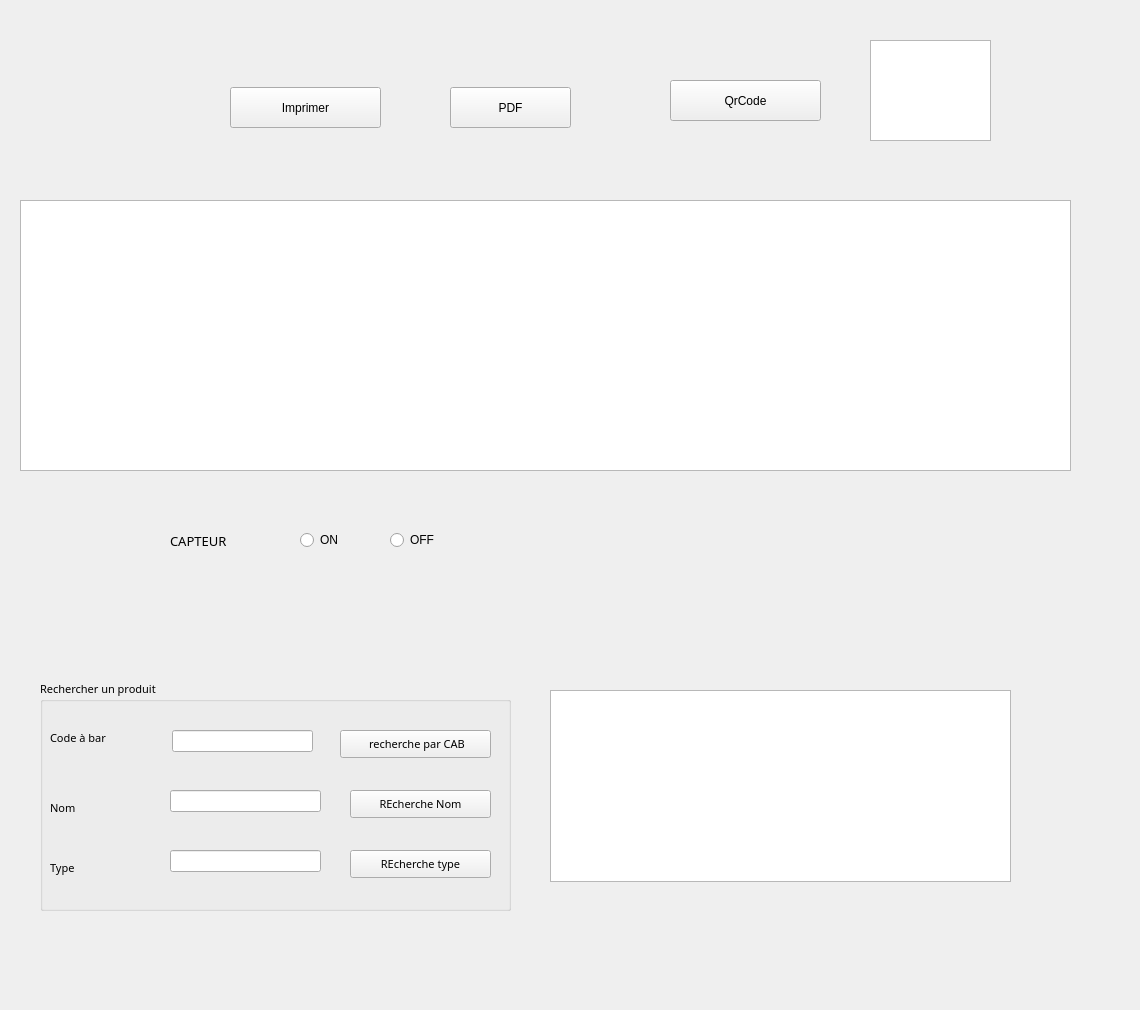
      <widget class="QWidget" name="ConsulterProduit_4">
       <attribute name="title">
        <string>Consulter Produit</string>
       </attribute>
       <widget class="QTableView" name="tab_afficherbouzid_4">
        <property name="geometry">
         <rect>
          <x>20</x>
          <y>200</y>
          <width>1051</width>
          <height>271</height>
         </rect>
        </property>
       </widget>
       <widget class="QGroupBox" name="groupBox_18">
        <property name="geometry">
         <rect>
          <x>40</x>
          <y>680</y>
          <width>471</width>
          <height>231</height>
         </rect>
        </property>
        <property name="font">
         <font>
          <family>Showcard Gothic</family>
          <pointsize>8</pointsize>
         </font>
        </property>
        <property name="title">
         <string>Rechercher un produit</string>
        </property>
        <widget class="QLabel" name="label_98">
         <property name="geometry">
          <rect>
           <x>10</x>
           <y>50</y>
           <width>91</width>
           <height>16</height>
          </rect>
         </property>
         <property name="text">
          <string>Code à bar</string>
         </property>
        </widget>
        <widget class="QLineEdit" name="le_cabrechercherbouzid_4">
         <property name="geometry">
          <rect>
           <x>132</x>
           <y>50</y>
           <width>141</width>
           <height>22</height>
          </rect>
         </property>
        </widget>
        <widget class="QPushButton" name="pb_rechercherbouzid_4">
         <property name="geometry">
          <rect>
           <x>300</x>
           <y>50</y>
           <width>151</width>
           <height>28</height>
          </rect>
         </property>
         <property name="text">
          <string> recherche par CAB</string>
         </property>
        </widget>
        <widget class="QLabel" name="label_99">
         <property name="geometry">
          <rect>
           <x>10</x>
           <y>120</y>
           <width>81</width>
           <height>16</height>
          </rect>
         </property>
         <property name="text">
          <string>Nom</string>
         </property>
        </widget>
        <widget class="QLabel" name="label_100">
         <property name="geometry">
          <rect>
           <x>10</x>
           <y>180</y>
           <width>56</width>
           <height>16</height>
          </rect>
         </property>
         <property name="text">
          <string>Type</string>
         </property>
        </widget>
        <widget class="QLineEdit" name="le_nomrechercherbouzid_4">
         <property name="geometry">
          <rect>
           <x>130</x>
           <y>110</y>
           <width>151</width>
           <height>22</height>
          </rect>
         </property>
        </widget>
        <widget class="QLineEdit" name="le_typerechercherbouzid_4">
         <property name="geometry">
          <rect>
           <x>130</x>
           <y>170</y>
           <width>151</width>
           <height>22</height>
          </rect>
         </property>
        </widget>
        <widget class="QPushButton" name="pb_recherchernombouzid_4">
         <property name="geometry">
          <rect>
           <x>310</x>
           <y>110</y>
           <width>141</width>
           <height>28</height>
          </rect>
         </property>
         <property name="text">
          <string>REcherche Nom</string>
         </property>
        </widget>
        <widget class="QPushButton" name="pb_recherchertypebouzid_4">
         <property name="geometry">
          <rect>
           <x>310</x>
           <y>170</y>
           <width>141</width>
           <height>28</height>
          </rect>
         </property>
         <property name="text">
          <string>REcherche type</string>
         </property>
        </widget>
       </widget>
       <widget class="QTableView" name="tab_rechercherbouzid_4">
        <property name="geometry">
         <rect>
          <x>550</x>
          <y>690</y>
          <width>461</width>
          <height>192</height>
         </rect>
        </property>
       </widget>
       <widget class="QLabel" name="label_101">
        <property name="geometry">
         <rect>
          <x>-25</x>
          <y>-35</y>
          <width>1131</width>
          <height>1001</height>
         </rect>
        </property>
        <property name="font">
         <font>
          <pointsize>15</pointsize>
         </font>
        </property>
        <property name="text">
         <string/>
        </property>
        <property name="pixmap">
         <pixmap>../../../6.jpg</pixmap>
        </property>
        <property name="scaledContents">
         <bool>true</bool>
        </property>
       </widget>
       <widget class="QPushButton" name="pb_imprimerbouzid_4">
        <property name="geometry">
         <rect>
          <x>230</x>
          <y>87</y>
          <width>151</width>
          <height>41</height>
         </rect>
        </property>
        <property name="text">
         <string>Imprimer</string>
        </property>
       </widget>
       <widget class="QPushButton" name="PDFbouzid_4">
        <property name="geometry">
         <rect>
          <x>450</x>
          <y>87</y>
          <width>121</width>
          <height>41</height>
         </rect>
        </property>
        <property name="text">
         <string>PDF</string>
        </property>
       </widget>
       <widget class="QPushButton" name="pb_Qrcodebouzid_4">
        <property name="geometry">
         <rect>
          <x>670</x>
          <y>80</y>
          <width>151</width>
          <height>41</height>
         </rect>
        </property>
        <property name="text">
         <string>QrCode</string>
        </property>
       </widget>
       <widget class="QLabel" name="label_code_4">
        <property name="geometry">
         <rect>
          <x>880</x>
          <y>50</y>
          <width>101</width>
          <height>81</height>
         </rect>
        </property>
        <property name="text">
         <string/>
        </property>
        <property name="scaledContents">
         <bool>true</bool>
        </property>
       </widget>
       <widget class="QTableView" name="tableView_4">
        <property name="geometry">
         <rect>
          <x>870</x>
          <y>40</y>
          <width>121</width>
          <height>101</height>
         </rect>
        </property>
       </widget>
       <widget class="QLabel" name="label_102">
        <property name="geometry">
         <rect>
          <x>170</x>
          <y>530</y>
          <width>101</width>
          <height>21</height>
         </rect>
        </property>
        <property name="font">
         <font>
          <family>Showcard Gothic</family>
          <pointsize>10</pointsize>
         </font>
        </property>
        <property name="text">
         <string>CAPTEUR</string>
        </property>
       </widget>
       <widget class="QRadioButton" name="RB_ON_4">
        <property name="geometry">
         <rect>
          <x>300</x>
          <y>530</y>
          <width>97</width>
          <height>20</height>
         </rect>
        </property>
        <property name="text">
         <string>ON</string>
        </property>
       </widget>
       <widget class="QRadioButton" name="RB_OFF_4">
        <property name="geometry">
         <rect>
          <x>390</x>
          <y>530</y>
          <width>97</width>
          <height>20</height>
         </rect>
        </property>
        <property name="text">
         <string>OFF</string>
        </property>
       </widget>
       <zorder>label_101</zorder>
       <zorder>tab_afficherbouzid_4</zorder>
       <zorder>groupBox_18</zorder>
       <zorder>tab_rechercherbouzid_4</zorder>
       <zorder>pb_imprimerbouzid_4</zorder>
       <zorder>PDFbouzid_4</zorder>
       <zorder>pb_Qrcodebouzid_4</zorder>
       <zorder>tableView_4</zorder>
       <zorder>label_102</zorder>
       <zorder>RB_ON_4</zorder>
       <zorder>RB_OFF_4</zorder>
       <zorder>label_code_4</zorder>
      </widget>
